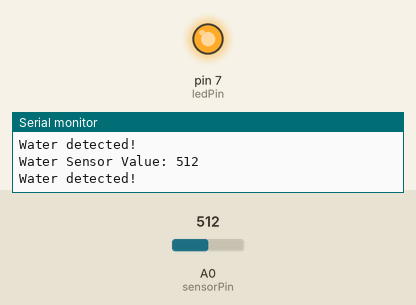
This sketch was run on a simulated Arduino Uno, built with avr-gcc and run on an emulated ATmega328P. Shown: output pins drawn as LEDs (lit = HIGH), the last lines printed to the serial monitor. Inputs (shaded band) come from the test bench; at power-on: A0 (sensorPin) = 512.

Above: at 1.8 s.
1.9 s: A0 (sensorPin) set to 318
3.4 s: A0 (sensorPin) set to 289
At 5.2 s:
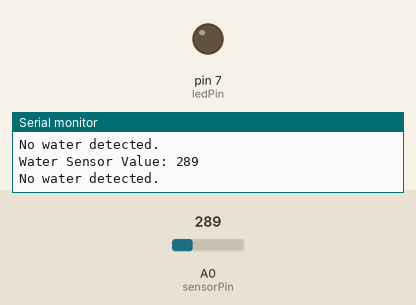
5.5 s: A0 (sensorPin) set to 306
At 7.0 s:
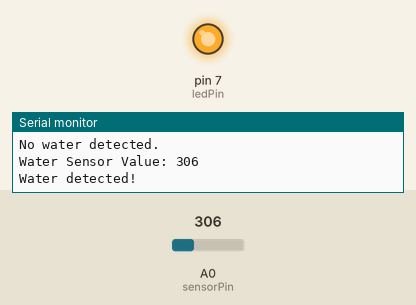
7.5 s: A0 (sensorPin) set to 290
At 8.5 s:
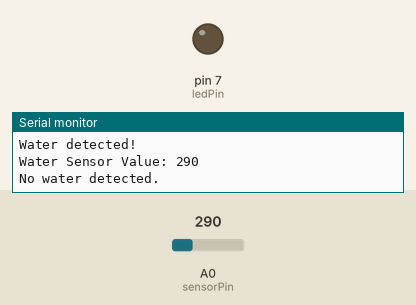
Timing chart, 0 to 10.5 s (numbered marks = the images above; inputs shaded):
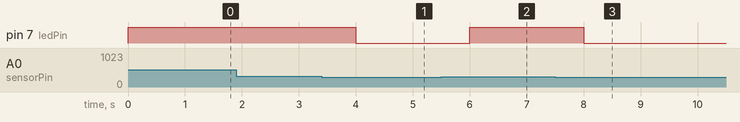

The sketch:

water_sensor_project.ino
```cpp
const int sensorPin = A0;
const int ledPin = 7;

void setup() {
  Serial.begin(9600);
  pinMode(ledPin, OUTPUT);
  Serial.println("Water Sensor Project");
}

void loop() {
  int waterValue = analogRead(sensorPin);

  Serial.print("Water Sensor Value: ");
  Serial.println(waterValue);

  if (waterValue > 300) {
    digitalWrite(ledPin, HIGH);  // Green LED ON
    Serial.println("Water detected!");
  } else {
    digitalWrite(ledPin, LOW);   // Green LED OFF
    Serial.println("No water detected.");
  }

  delay(1000);
}
```

Measured:
- the behaviour switches between 301 and 300 on A0 (sensorPin) (found by bisection; images 0 and 1)
- after the input at 3.4 s, pin 7 (ledPin): HIGH → LOW after 0.60 s
- after the input at 5.5 s, pin 7 (ledPin): LOW → HIGH after 0.50 s
- after the input at 7.5 s, pin 7 (ledPin): HIGH → LOW after 0.51 s
